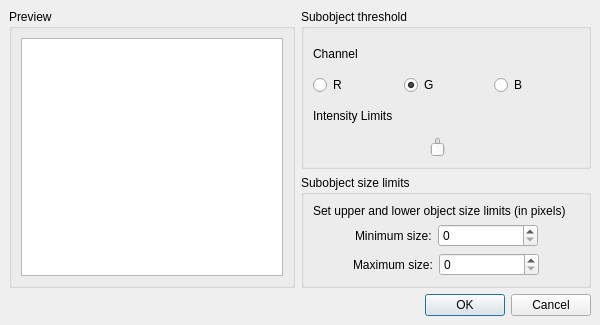
<ui version="4.0" >
 <class>Dialog</class>
 <widget class="QDialog" name="Dialog" >
  <property name="geometry" >
   <rect>
    <x>0</x>
    <y>0</y>
    <width>600</width>
    <height>325</height>
   </rect>
  </property>
  <property name="minimumSize" >
   <size>
    <width>600</width>
    <height>325</height>
   </size>
  </property>
  <property name="maximumSize" >
   <size>
    <width>600</width>
    <height>325</height>
   </size>
  </property>
  <property name="windowTitle" >
   <string>Object size limits</string>
  </property>
  <layout class="QVBoxLayout" >
   <property name="margin" >
    <number>9</number>
   </property>
   <property name="spacing" >
    <number>6</number>
   </property>
   <item>
    <layout class="QHBoxLayout" >
     <property name="margin" >
      <number>0</number>
     </property>
     <property name="spacing" >
      <number>6</number>
     </property>
     <item>
      <widget class="QGroupBox" name="groupBox" >
       <property name="minimumSize" >
        <size>
         <width>250</width>
         <height>250</height>
        </size>
       </property>
       <property name="title" >
        <string>Preview</string>
       </property>
       <layout class="QVBoxLayout" >
        <property name="margin" >
         <number>9</number>
        </property>
        <property name="spacing" >
         <number>6</number>
        </property>
        <item>
         <widget class="QGraphicsView" name="preview" />
        </item>
       </layout>
      </widget>
     </item>
     <item>
      <layout class="QVBoxLayout" >
       <property name="margin" >
        <number>0</number>
       </property>
       <property name="spacing" >
        <number>6</number>
       </property>
       <item>
        <widget class="QGroupBox" name="groupBox_2" >
         <property name="title" >
          <string>Subobject threshold</string>
         </property>
         <layout class="QVBoxLayout" >
          <property name="margin" >
           <number>9</number>
          </property>
          <property name="spacing" >
           <number>6</number>
          </property>
          <item>
           <widget class="QLabel" name="label_4" >
            <property name="text" >
             <string>Channel</string>
            </property>
           </widget>
          </item>
          <item>
           <layout class="QHBoxLayout" >
            <property name="margin" >
             <number>0</number>
            </property>
            <property name="spacing" >
             <number>6</number>
            </property>
            <item>
             <widget class="QRadioButton" name="Red" >
              <property name="text" >
               <string>R</string>
              </property>
             </widget>
            </item>
            <item>
             <widget class="QRadioButton" name="Green" >
              <property name="text" >
               <string>G</string>
              </property>
              <property name="checked" >
               <bool>true</bool>
              </property>
             </widget>
            </item>
            <item>
             <widget class="QRadioButton" name="Blue" >
              <property name="text" >
               <string>B</string>
              </property>
             </widget>
            </item>
           </layout>
          </item>
          <item>
           <widget class="QLabel" name="label_5" >
            <property name="text" >
             <string>Intensity Limits</string>
            </property>
           </widget>
          </item>
          <item>
           <widget class="DoubleSlider" name="thresholdSlider" >
            <property name="minimumSize" >
             <size>
              <width>250</width>
              <height>20</height>
             </size>
            </property>
            <property name="maximumSize" >
             <size>
              <width>250</width>
              <height>20</height>
             </size>
            </property>
            <property name="toolTip" >
             <string>Double Slider</string>
            </property>
            <property name="whatsThis" >
             <string>Allows setting min and max values on 1 slider</string>
            </property>
            <property name="orientation" >
             <enum>Qt::Vertical</enum>
            </property>
           </widget>
          </item>
         </layout>
        </widget>
       </item>
       <item>
        <widget class="QGroupBox" name="groupBox_3" >
         <property name="title" >
          <string>Subobject size limits</string>
         </property>
         <layout class="QVBoxLayout" >
          <property name="margin" >
           <number>9</number>
          </property>
          <property name="spacing" >
           <number>6</number>
          </property>
          <item>
           <widget class="QLabel" name="label" >
            <property name="text" >
             <string>Set upper and lower object size limits (in pixels)</string>
            </property>
           </widget>
          </item>
          <item>
           <layout class="QHBoxLayout" >
            <property name="margin" >
             <number>0</number>
            </property>
            <property name="spacing" >
             <number>6</number>
            </property>
            <item>
             <spacer>
              <property name="orientation" >
               <enum>Qt::Horizontal</enum>
              </property>
              <property name="sizeHint" >
               <size>
                <width>40</width>
                <height>20</height>
               </size>
              </property>
             </spacer>
            </item>
            <item>
             <widget class="QLabel" name="label_2" >
              <property name="text" >
               <string>Minimum size:</string>
              </property>
             </widget>
            </item>
            <item>
             <widget class="QSpinBox" name="minSize" >
              <property name="minimumSize" >
               <size>
                <width>100</width>
                <height>0</height>
               </size>
              </property>
              <property name="maximumSize" >
               <size>
                <width>100</width>
                <height>16777215</height>
               </size>
              </property>
              <property name="maximum" >
               <number>10000</number>
              </property>
             </widget>
            </item>
            <item>
             <spacer>
              <property name="orientation" >
               <enum>Qt::Horizontal</enum>
              </property>
              <property name="sizeHint" >
               <size>
                <width>40</width>
                <height>20</height>
               </size>
              </property>
             </spacer>
            </item>
           </layout>
          </item>
          <item>
           <layout class="QHBoxLayout" >
            <property name="margin" >
             <number>0</number>
            </property>
            <property name="spacing" >
             <number>6</number>
            </property>
            <item>
             <spacer>
              <property name="orientation" >
               <enum>Qt::Horizontal</enum>
              </property>
              <property name="sizeHint" >
               <size>
                <width>40</width>
                <height>20</height>
               </size>
              </property>
             </spacer>
            </item>
            <item>
             <widget class="QLabel" name="label_3" >
              <property name="text" >
               <string>Maximum size:</string>
              </property>
             </widget>
            </item>
            <item>
             <widget class="QSpinBox" name="maxSize" >
              <property name="minimumSize" >
               <size>
                <width>100</width>
                <height>0</height>
               </size>
              </property>
              <property name="maximumSize" >
               <size>
                <width>100</width>
                <height>16777215</height>
               </size>
              </property>
              <property name="maximum" >
               <number>100000</number>
              </property>
             </widget>
            </item>
            <item>
             <spacer>
              <property name="orientation" >
               <enum>Qt::Horizontal</enum>
              </property>
              <property name="sizeHint" >
               <size>
                <width>40</width>
                <height>20</height>
               </size>
              </property>
             </spacer>
            </item>
           </layout>
          </item>
         </layout>
        </widget>
       </item>
      </layout>
     </item>
    </layout>
   </item>
   <item>
    <widget class="QDialogButtonBox" name="buttonBox" >
     <property name="orientation" >
      <enum>Qt::Horizontal</enum>
     </property>
     <property name="standardButtons" >
      <set>QDialogButtonBox::Cancel|QDialogButtonBox::NoButton|QDialogButtonBox::Ok</set>
     </property>
    </widget>
   </item>
  </layout>
 </widget>
 <customwidgets>
  <customwidget>
   <class>DoubleSlider</class>
   <extends>QSlider</extends>
   <header>doubleslider.h</header>
  </customwidget>
 </customwidgets>
 <resources/>
 <connections>
  <connection>
   <sender>buttonBox</sender>
   <signal>accepted()</signal>
   <receiver>Dialog</receiver>
   <slot>accept()</slot>
   <hints>
    <hint type="sourcelabel" >
     <x>248</x>
     <y>254</y>
    </hint>
    <hint type="destinationlabel" >
     <x>157</x>
     <y>274</y>
    </hint>
   </hints>
  </connection>
  <connection>
   <sender>buttonBox</sender>
   <signal>rejected()</signal>
   <receiver>Dialog</receiver>
   <slot>reject()</slot>
   <hints>
    <hint type="sourcelabel" >
     <x>316</x>
     <y>260</y>
    </hint>
    <hint type="destinationlabel" >
     <x>286</x>
     <y>274</y>
    </hint>
   </hints>
  </connection>
 </connections>
</ui>
